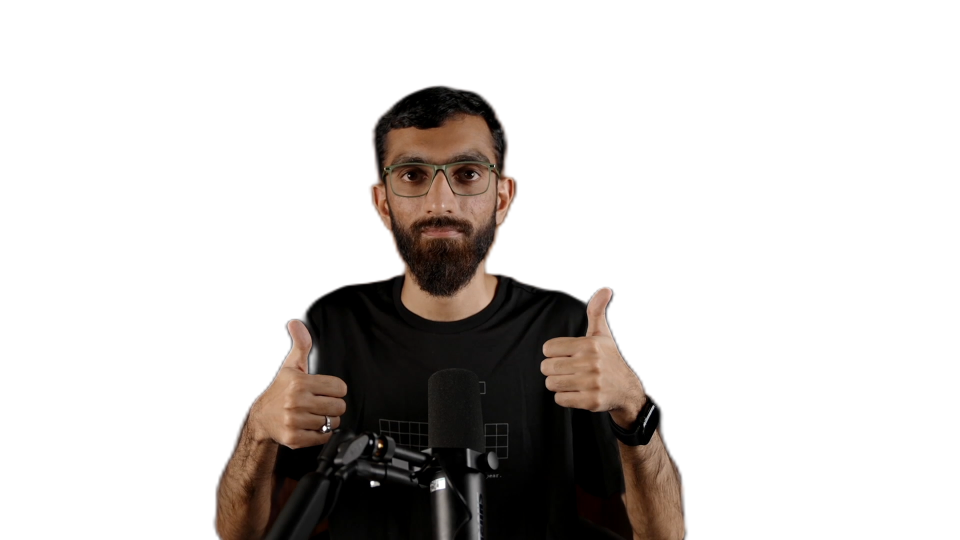
#> input picture graphics/assets/img/hussain-plate-aug-cut.png, 1920 x 1080 px, found by its file name (shown at 1/2 size)
$ python grade_subject_aug.py
#> lines starting #> are read from the running program, lines starting #| are printed output that depends on the picture; after the words box and inside, x2 and y2 are one past the last pixel; in counts of white or black regions, pixels touching at a corner belong together
"""Prepare the THUMBS-UP subject cutout (August 2026 "What's New" thumbnail).

Frame 12:45.50 of the August recording. No un-mirror. Lit skin R/B measures
2.0 (warm tungsten, like the r plate), so a white-balance gain comes first.

1. Speck removal — the matte leaves ~10 one-to-two-pixel islands (beard/glasses
   highlights plus a stray dot out at x=129). Keep only the largest connected
   component.
2. Matte hardening + brand grade — same treatment as grade_subject_r.py so the
   cutout sits on the dark violet frame the same way.

    python3 assets/img/grade_subject_aug.py
    hussain-plate-aug-cut.png -> hussain-plate-aug-graded.png
"""
import numpy as np
from PIL import Image, ImageFilter
from scipy import ndimage

SRC = "assets/img/hussain-plate-aug-cut.png"
DST = "assets/img/hussain-plate-aug-graded.png"

GAIN = np.array([0.95, 0.99, 1.19], dtype=np.float32)   # lit skin R/B 2.0 -> ~1.6
SATURATION = 0.95
VIOLET = np.array([0.47, 0.34, 0.93], dtype=np.float32)  # --brand #7757ee
SHADOW_TINT = 0.14
CONTRAST = 1.06
LUMA = np.array([0.2126, 0.7152, 0.0722], dtype=np.float32)
ALPHA_LO, ALPHA_HI = 0.35, 0.92
ALPHA_FEATHER = 0.6  # px

im = np.array(Image.open(SRC).convert("RGBA")).astype(np.float32)
rgb, alpha = im[:, :, :3] / 255.0, im[:, :, 3] / 255.0
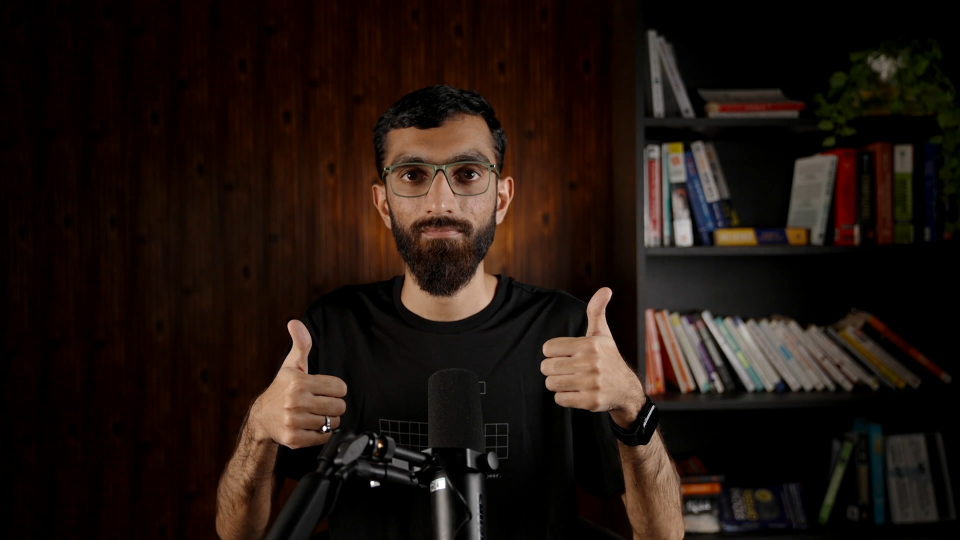
#> rgb: shape (1080, 1920, 3) float32 (shown at 1/2 size); mean R, G, B 0.128, 0.0831, 0.0631
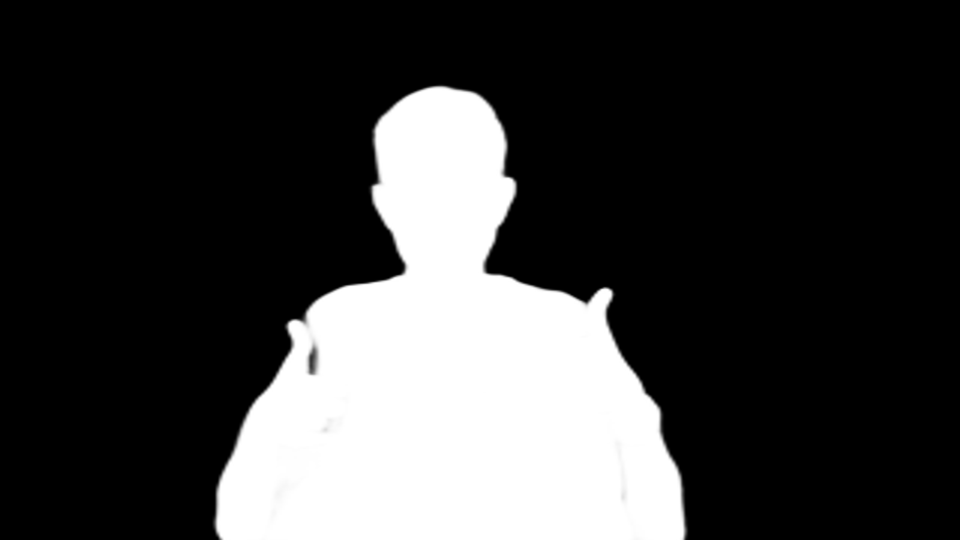
#> alpha: shape (1080, 1920) float32 (shown at 1/2 size); min 0, max 1, mean 0.235

# 1. keep only the largest connected component of the matte
labels, n = ndimage.label(alpha > 0.06)
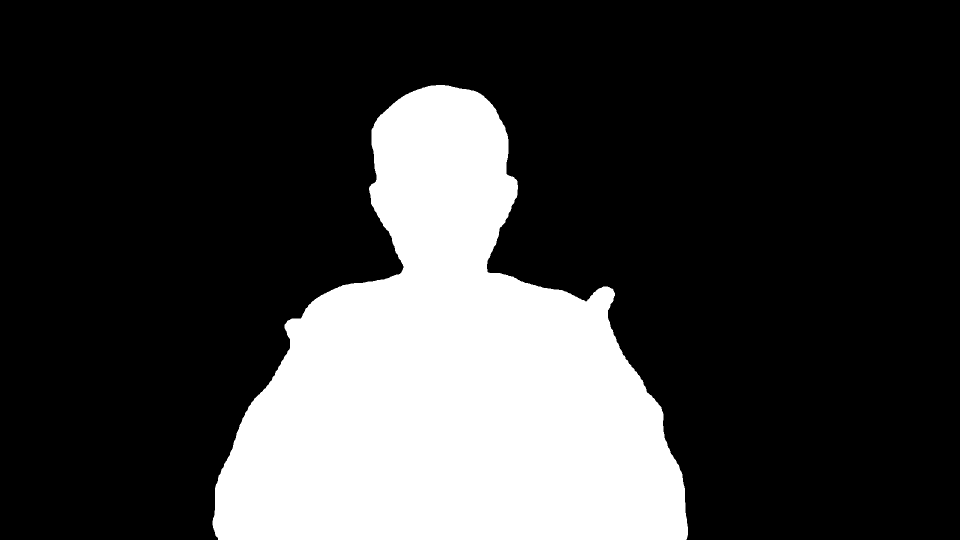
#> labels: shape (1080, 1920) int32 (shown at 1/2 size); values 0 (black) and 1 (white), 24% white; 1 white region, box (x1, y1, x2, y2) and area: (425, 170, 1376, 1080) 498582
#> n = 1
sizes = ndimage.sum(alpha > 0.06, labels, range(1, n + 1))
#> sizes = [498582]
alpha = np.where(labels == (int(np.argmax(sizes)) + 1), alpha, 0.0)

# 2. white balance + brand grade
rgb = np.clip(rgb * GAIN, 0.0, 1.0)
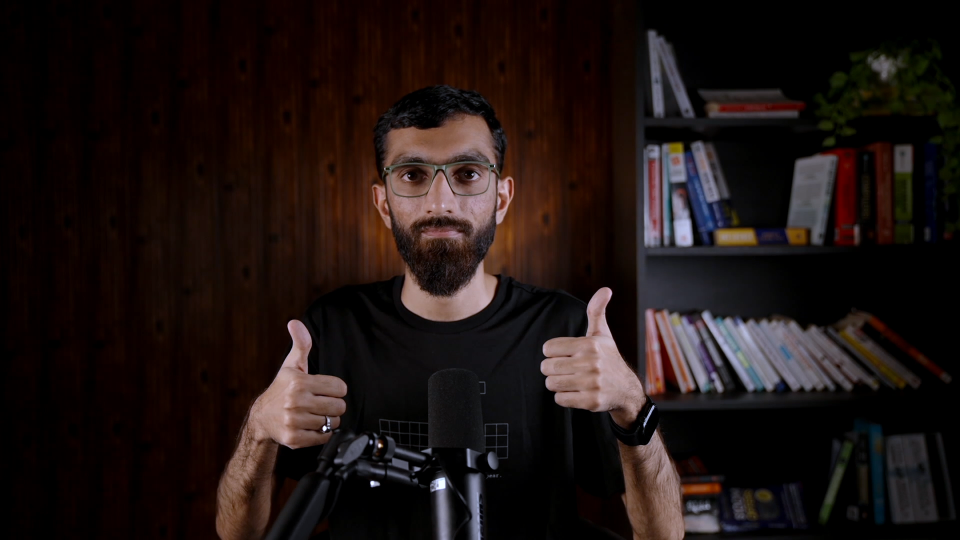
#> rgb: shape (1080, 1920, 3) float32 (shown at 1/2 size); mean R, G, B 0.121, 0.0814, 0.0747
lum = (rgb * LUMA).sum(axis=2, keepdims=True)
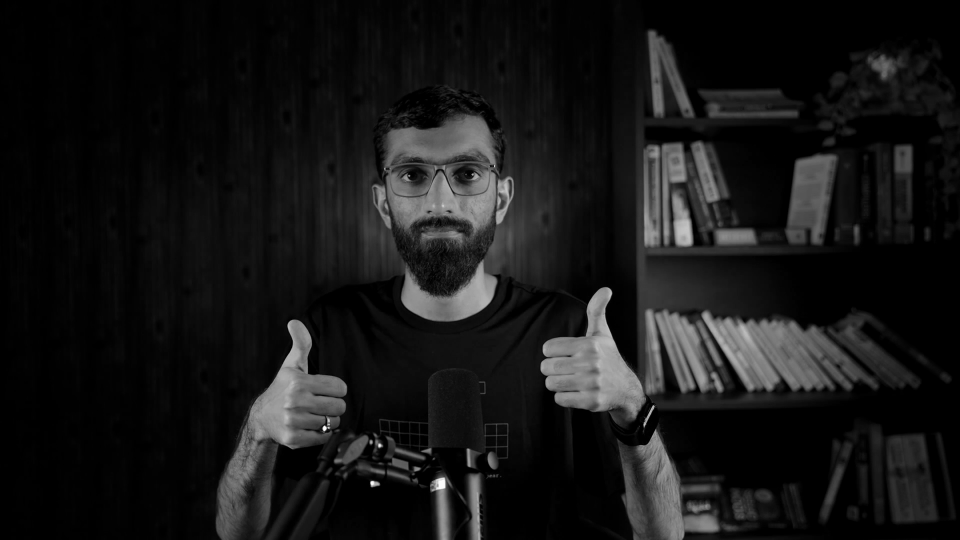
#> lum: shape (1080, 1920, 1) float32 (shown at 1/2 size); min 0, max 0.982, mean 0.0897
rgb = lum + (rgb - lum) * SATURATION
shadow = np.clip(1.0 - lum * 2.2, 0.0, 1.0) ** 1.5
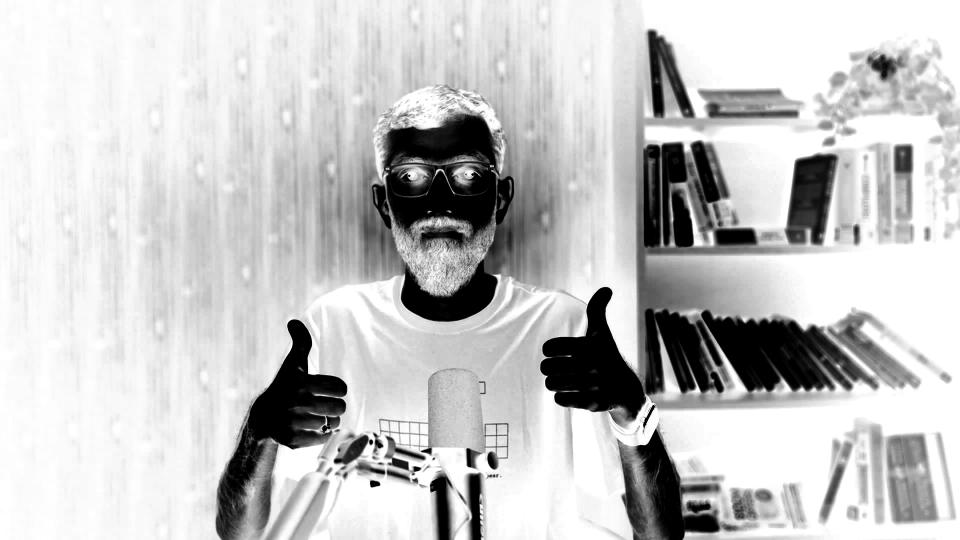
#> shadow: shape (1080, 1920, 1) float32 (shown at 1/2 size); min 0, max 1, mean 0.774
rgb = rgb * (1.0 - SHADOW_TINT * shadow) + VIOLET * (SHADOW_TINT * shadow) * lum.clip(0.04, 1.0)
rgb = np.clip((rgb - 0.5) * CONTRAST + 0.5, 0.0, 1.0)

# harden the matte: drop the low-alpha halo, keep a crisp soft edge
a = np.clip((alpha - ALPHA_LO) / (ALPHA_HI - ALPHA_LO), 0.0, 1.0)
a = np.array(Image.fromarray((a * 255).astype(np.uint8)).filter(
    ImageFilter.GaussianBlur(ALPHA_FEATHER))).astype(np.float32)

out = np.concatenate([rgb * 255.0, a[:, :, None]], axis=2)
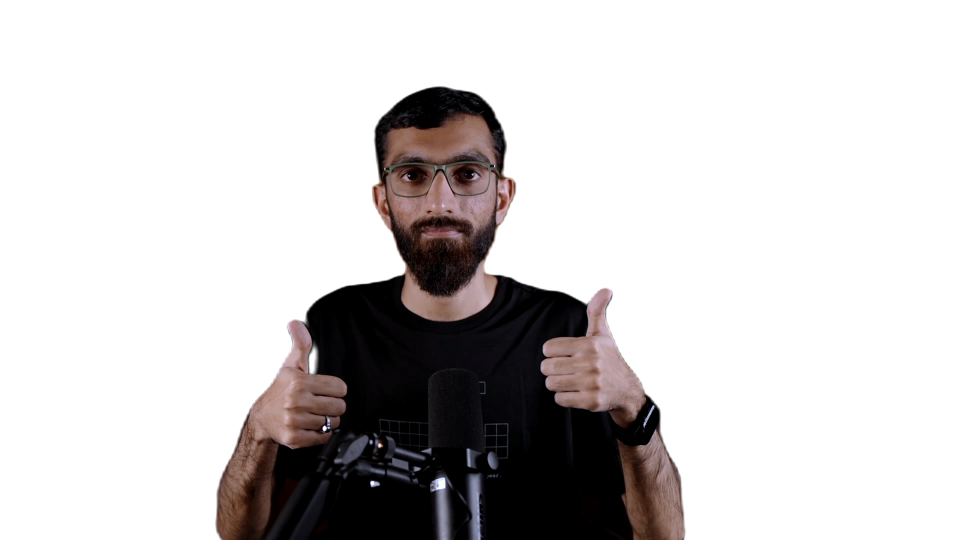
#> out: shape (1080, 1920, 4) float32 (shown at 1/2 size); mean R, G, B, A 25.4, 17.4, 17.1, 59.8; transparent parts drawn white
Image.fromarray(np.clip(out, 0, 255).astype(np.uint8)).save(DST)
print(f"wrote {DST} ({n} components -> 1, matte hardened {ALPHA_LO}-{ALPHA_HI})")
#| wrote assets/img/hussain-plate-aug-graded.png (1 components -> 1, matte hardened 0.35-0.92)

$ run again, with graphics/assets/img/askalyf-chat-pie-card.png copied over graphics/assets/img/hussain-plate-aug-cut.png
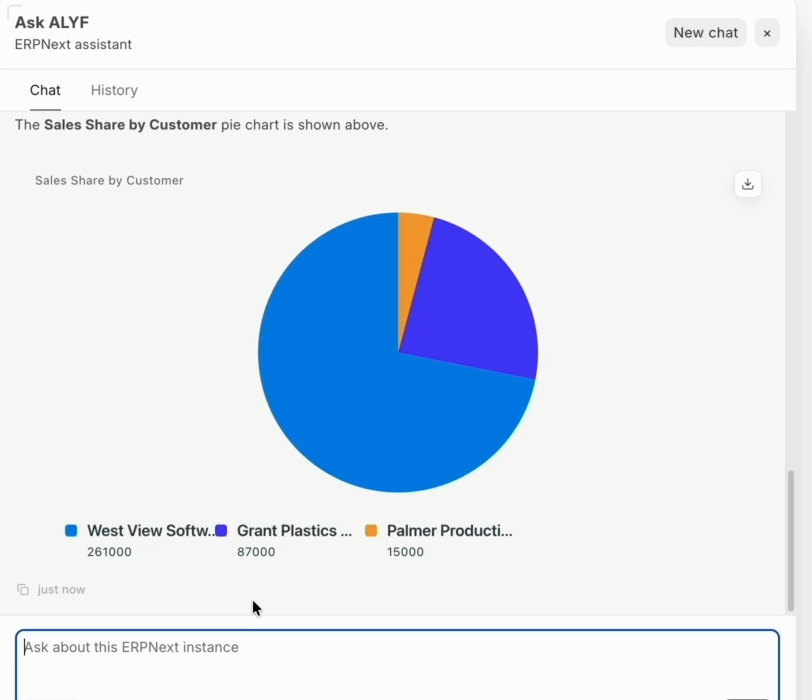
#> input picture graphics/assets/img/askalyf-chat-pie-card.png, 812 x 700 px, found by its file name
#> alpha: shape (700, 812) float32; every value is 1
#> labels: shape (700, 812) int32; every value is 1
#> n = 1
#> sizes = [568400]
#> `rgb = np.clip(rgb * GAIN, 0.0, 1.0)`:
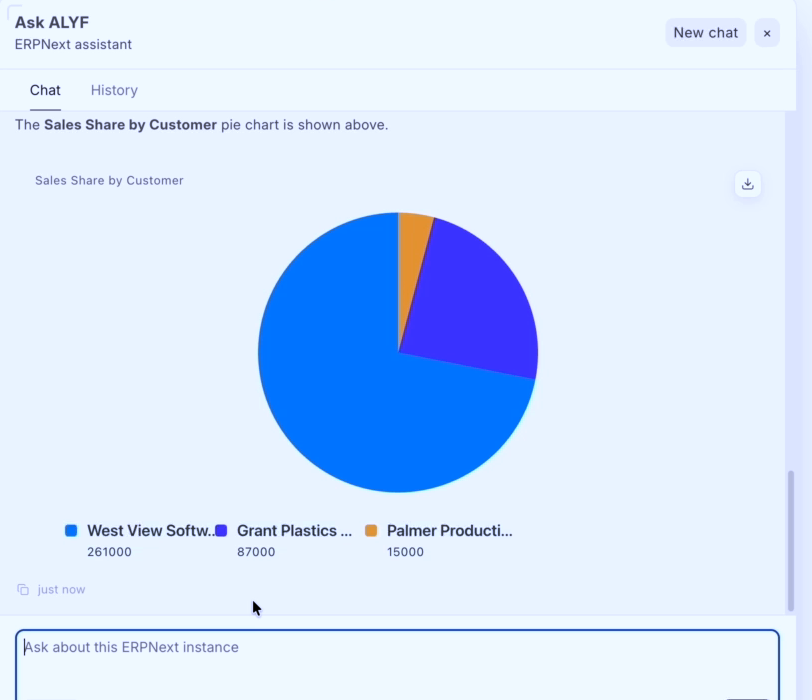
#> rgb: shape (700, 812, 3) float32; mean R, G, B 0.82, 0.892, 0.99
#> `shadow = np.clip(1.0 - lum * 2.2, 0.0, 1.0) ** 1.5`:
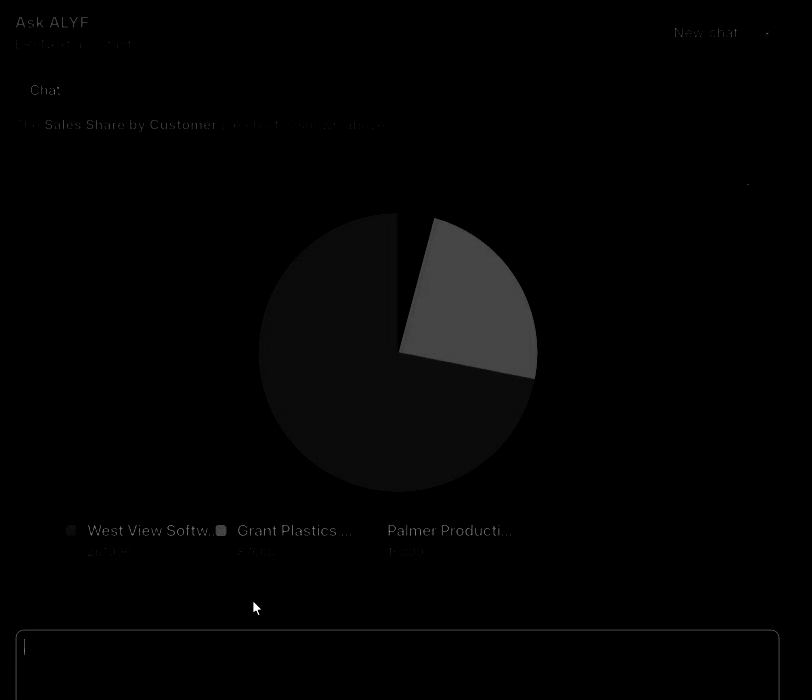
#> shadow: shape (700, 812, 1) float32; min 0, max 1, mean 0.0117
#> a: shape (700, 812) float32; every value is 255
#| wrote assets/img/hussain-plate-aug-graded.png (1 components -> 1, matte hardened 0.35-0.92)
